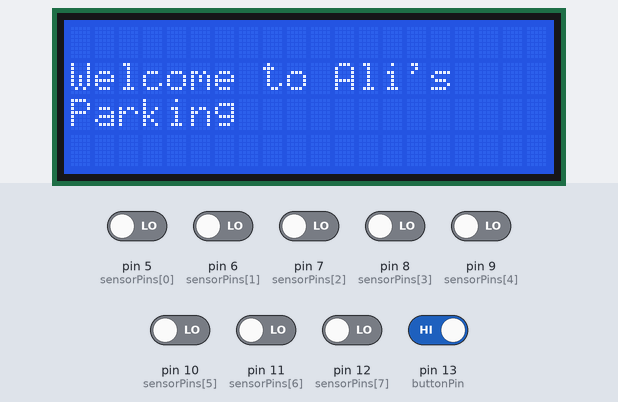
Recording of a sketch running on a simulated Arduino Uno, built with avr-gcc and run on an emulated ATmega328P. Shown: 20×4 character LCD. The test bench sets the inputs (shaded band); at power-on: pin 13 (buttonPin) HIGH, pin 5 (sensorPins[0]), pin 6 (sensorPins[1]), pin 7 (sensorPins[2]), pin 8 (sensorPins[3]), pin 9 (sensorPins[4]), pin 10 (sensorPins[5]), pin 11 (sensorPins[6]), pin 12 (sensorPins[7]) LOW. The local clock reads 2024-03-15 10:24:30 at power-on unless the sketch sets it; what the sketch prints to the serial monitor is not drawn.

Above: at 2.2 s.
2.3 s: pin 13 (buttonPin) driven LOW
At 6.0 s:
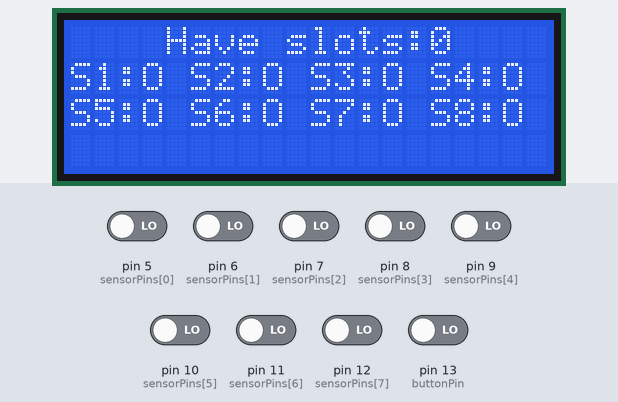
6.7 s: pin 5 (sensorPins[0]) driven HIGH
At 8.7 s:
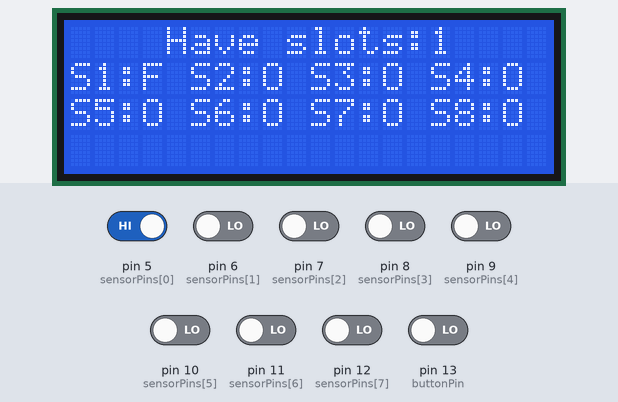
9.2 s: pin 6 (sensorPins[1]) driven HIGH
At 10.3 s:
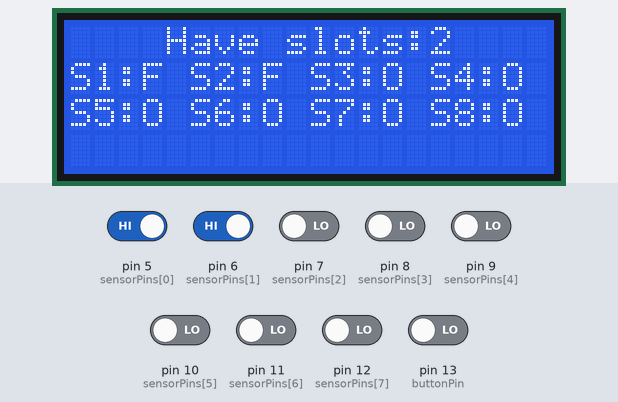
11.7 s: pin 7 (sensorPins[2]) driven HIGH
At 13.3 s:
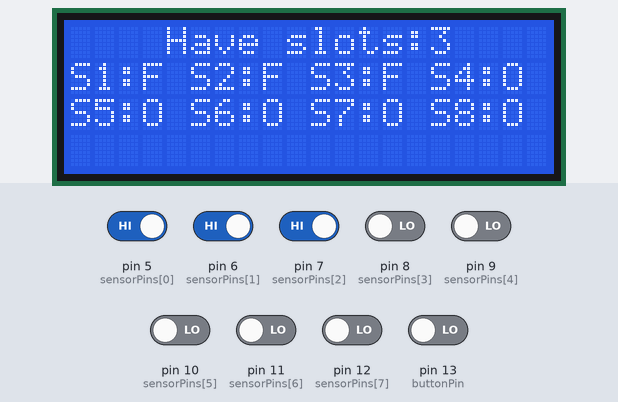
14.2 s: pin 8 (sensorPins[3]) driven HIGH
At 16.1 s:
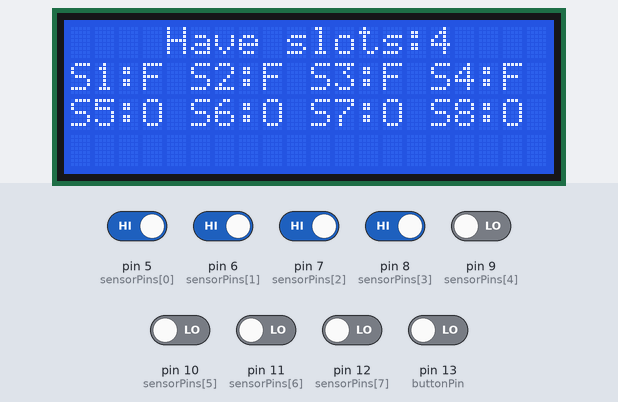
16.7 s: pin 9 (sensorPins[4]) driven HIGH
At 17.6 s:
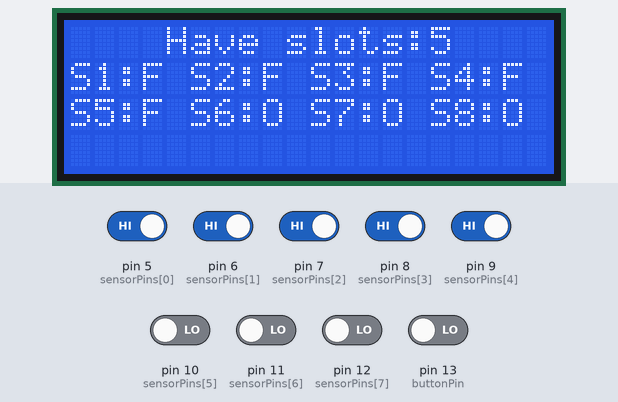
Timing chart, 0 to 19.7 s (numbered marks = the images above; inputs shaded):
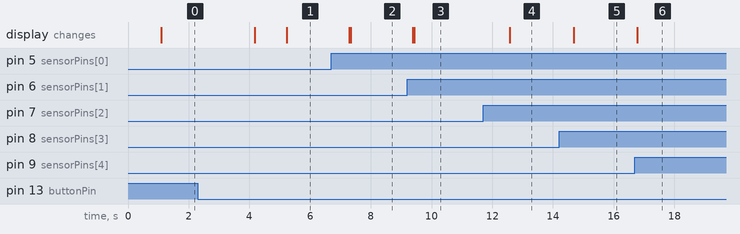

The sketch:

AliPrkingLotProject.ino
```cpp
#include <Wire.h>
#include <SoftwareSerial.h>
#include <LiquidCrystal_I2C.h>
#include <DS3231.h>
LiquidCrystal_I2C lcd(0x27, 20, 4); // Adjust the address and columns according to your LCD specifications
SoftwareSerial mySerial(3, 2); // SIM808 Tx & Rx = Arduino #3 & #2
DS3231 rtc;

// Define the input pin for the sensors
int sensorPins[] = {5, 6, 7, 8, 9, 10, 11, 12};
int numSensors = 8;
int lastSensorStates[8] = {1}; // Initialize to 1 for inverse behavior
bool parkingOpen = false;
bool parkingFullMessageSent = false; // Flag to track if parking full message has been sent
const int buttonPin = 13; // Assuming you connect the push button to pin 13
unsigned long startTime[8] = {0}; // Array to store the start time for each slot
float cost[8] = {0}; // Array to store the cost for each slot
const unsigned long costPerMinute = 10; // Cost per minute in dollars
void setup() {
  lcd.begin();
  lcd.clear();
  pinMode(13, INPUT_PULLUP); // Assuming the button is connected to pin 13 with internal pull-up resistor

  for (int i = 0; i < numSensors; i++) {
    pinMode(sensorPins[i], INPUT);
    lastSensorStates[i] = digitalRead(sensorPins[i]);
    attachInterrupt(digitalPinToInterrupt(sensorPins[i]), sensorInterrupt, CHANGE);
  }
  Serial.begin(9600);
  Serial.println("Initializing...");
  mySerial.begin(9600);
  delay(1000);
  rtc.setYear(2024);
  rtc.setMonth(1);
  rtc.setDate(25);
  rtc.setDoW(SUNDAY);
  rtc.setHour(12);
  rtc.setMinute(0);
  rtc.setSecond(0);
}
void loop() {
  static unsigned long welcomeTime = millis();
  static boolean welcomeDisplayed = false;
  static boolean buttonPressed = false;

  // Reset cost array to zero at the beginning of each loop iteration
  memset(cost, 0, sizeof(cost));

  if (!welcomeDisplayed) {
    lcd.setCursor(0, 1);
    lcd.print("Welcome to Ali's");

    lcd.println();
    lcd.setCursor(0, 2);
    lcd.print("Parking ");
    if (millis() - welcomeTime > 3000) {
      lcd.clear();
      welcomeDisplayed = true;
    }
    delay(1000);
    return;
  }

  int freeSlots = 0; // Count of free slots

  for (int i = 0; i < numSensors; i++) {
    int sensorValue = digitalRead(sensorPins[i]);
    updateLCD(i, sensorValue);
    if (sensorValue != lastSensorStates[i]) {
      // ... (rest of your code remains unchanged)
    }
    freeSlots += (sensorValue == HIGH); // Increment freeSlots for each LOW (free) sensor
  }

  lcd.setCursor(4, 0);
  lcd.print("Have slots:");
  lcd.print(freeSlots); // Display the number of available (free) slots

  // Check if the button is pressed and the buttonPressed flag is false
  if (digitalRead(buttonPin) == HIGH && !buttonPressed) {
    lcd.clear();
    unsigned long startTime = millis();
    buttonPressed = true; // Set the flag to true to indicate the button has been pressed
    //Serial.println(millis() - startTime);
    // Display the information for each slot on the LCD for 10 seconds
    while (millis() - startTime < 10000) {
      for (int i = 0; i < numSensors; i++) {
        int row;
        int col;
        if (i < 4) {
          row = i;
          col = 0;
        } else {
          row = i - 4;
          col = 10;
        }
        lcd.setCursor(col, row);
        lcd.print("S" + String(i + 1) + ":" );
        lcd.print("$");
        lcd.print(cost[i]/*, 2*/);
      }
      delay(1000);
    }

    // Clear the LCD after 10 seconds
    lcd.clear();
  }

  // Reset the buttonPressed flag when the button is not pressed
  if (digitalRead(buttonPin) == LOW) {
    buttonPressed = false;
  }
  delay(1000); // Adjust the delay based on your needs
}
void sensorInterrupt() {
  // This function will be called when any IR sensor state changes
}
void updateLCD(int sensorIndex, int sensorValue) {
  int row;
  int col;
  if (sensorIndex < 4) {
    row = 1;
col = sensorIndex * 5; // Each slot takes 5 columns
  } else {
    row = 2;
    col = (sensorIndex - 4) * 5; // Each slot takes 5 columns
  }
  lcd.setCursor(col, row);
  lcd.print("S" + String(sensorIndex + 1) + ":" + (sensorValue == HIGH ? "F" : "O")); // Use "F" for free and "O" for occupied
  // lcd.print(" $");
  // lcd.print(cost[sensorIndex], 2); // Print the cost with two decimal places
}
void cost_per_hour(int milisanie) {}
void sendSMS(String phoneNumber, String message) {
  mySerial.println("AT+CMGF=1");
  delay(1000);
  mySerial.print("AT+CMGS=\"");
  mySerial.print(phoneNumber);
  mySerial.println("\"");
  delay(1000);
  mySerial.print(message);
  delay(100);
  mySerial.write(26);
  delay(1000);
}
bool areAllSlotsOccupied() {
  for (int i = 0; i < numSensors; i++) {
    if (digitalRead(sensorPins[i]) == HIGH) {
      return false; // At least one slot is free, not all occupied
    }
  }
  return true; // All slots are occupied
}
```

Measured:
- after the input at 2.3 s, the display: first differs from a run without the input after 2.9 s (image 1)
- after the input at 6.7 s, the display: first changes after 0.58 s (image 2 shows a later state)
- after the input at 9.2 s, the display: first changes after 0.19 s (image 3 shows a later state)
- after the input at 11.7 s, the display: changes after 0.88 s (image 4)
- after the input at 14.2 s, the display: changes after 0.48 s (image 5)
- after the input at 16.7 s, the display: changes after 0.08 s (image 6)
